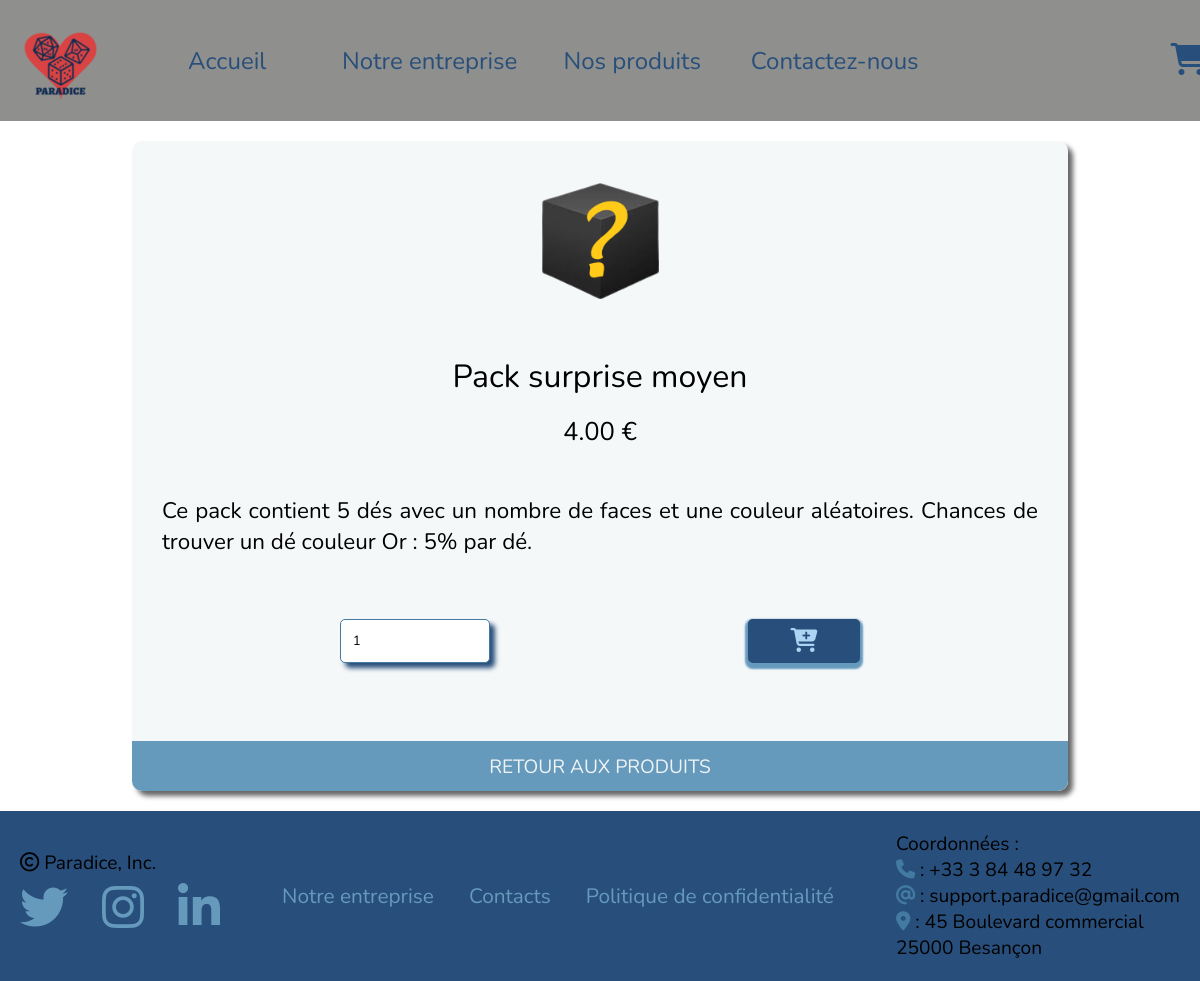
The page /details.php?id=905 on the database its author committed.
### tables this page shows
CREATE TABLE `produit` (
  `id_prod` int(11) NOT NULL,
  `nom_prod` varchar(40) NOT NULL,
  `prix_prod` decimal(5,2) NOT NULL,
  `id_univers` int(11) NOT NULL,
  `description` varchar(250) NOT NULL,
  `lib_photo` varchar(60) NOT NULL
);

### src/modele/produit-db.php (called while the page is built, shortened)
<?php
function selectProductById (int $id) : array {
    $connexion = createConnection();
    $requeteSQL = "SELECT * FROM produit WHERE id_prod = :id";
    $requete = $connexion->prepare($requeteSQL);
    $requete->bindValue(":id",$id);
    $requete->execute();
    $produit = $requete->fetch(PDO::FETCH_ASSOC);
    return $produit;
}

### details.php (the view, shortened to what this page needs)
<?php
    require_once "src/modele/produit-db.php";
    $id = null;
    $couleurNull = null;
    $erreurURL = null;
    $erreurs = [];
    if (!empty($_GET['id'])) {
        $id = $_GET['id'];
    } else {
        $erreurURL = "URL demandée non valide";
    }
    $deChoisi = selectProductById($id);
    $couleurs = selectAllColorsIdFromProductId($id);
?>
<!doctype html>
<html lang="fr">
<head>
    <link rel="stylesheet" href="style.css">
    <link rel="stylesheet" href="https://cdnjs.cloudflare.com/ajax/libs/font-awesome/6.2.1/css/all.min.css"
 />
</head>
<body>
<div class="container">
    <div class="nav">
        <img src="images/Logo.png" alt="Logo">
        <ul>
            <li><a href="index.php">Accueil</a></li>
            <li><a href="entreprise.php">Notre entreprise</a></li>
            <li><a href="produits.php">Nos produits</a></li>
            <li><a href="contacts.php">Contactez-nous</a></li>
        </ul>
        <a href="panier.php" class="bouton-panier"><i class="fa-solid fa-cart-shopping"></i></a>
    </div>
    <div class="content2">
        <?php if (isset($erreurURL)) { ?>
            <div class="erreur">Erreur : <?= $erreurURL?></div>
        <?php } else { ?>
            <div class="carte-detail">
                <img src="images/<?= $deChoisi["lib_photo"]?>" alt="Photo de dé à 20 faces" class="image4">
                <div class="nom-article2">
                    <div><?= $deChoisi["nom_prod"]?></div>
                </div>
                <div class="prix-achat2">
                    <div><?= $deChoisi["prix_prod"]?> €</div>
                </div>
                <div class="description-rapide2">
                    <div><?= $deChoisi["description"]?></div>
                </div>
                <?php if ($id < 900) { ?>
                <form method="post" class="choix-couleur">
                    <select name="couleur" id="couleur">
                        <option value="" disabled selected>Choisissez une couleur</option>
                        <?php foreach ($couleurs as $couleur) { ?>
                        <option value="<?= $couleur["id_couleur"] ?>"
                            <?php if (isset($_POST["couleur"]) && $_POST["couleur"] == $couleur["id_couleur"]) {?> selected <?php }?>>
                            <?= selectColorById($couleur["id_couleur"])["nom_couleur"]." - Stock : ".selectQuantityFromAllIds($id,$couleur["id_couleur"])["qte_stock"] ?></option>
                        <?php } ?>
                    </select>
                    <input type="submit" value="Choisir" name="couleur-choix">
                </form>
                <?php if (isset($erreurs["couleur"])) {?>
                    <p class="erreur-validation"><?= $erreurs["couleur"] ?></p>
                <?php } ?>
                <form method="post" class="choix-produit">
                    <input type="hidden" name="couleur2" value="<?php if (isset($_POST["couleur"])) { echo $_POST["couleur"]; } else { echo $couleurNull; }?>">
                    <input type="number" name="quantite" value="1">
                    <?php if (isset($_POST["couleur"])) {?>
                        <button type="submit" name="ajout-panier"><i class="fa-solid fa-cart-plus"></i></button>
                    <?php } else { ?>
                        <div class="erreur-val">Choisissez une couleur !</div>
                    <?php } ?>
                </form>
                <?php } else { ?>
                <form method="post" class="choix-pack">
                    <input type="number" name="quantite" value="1">
                    <button type="submit" name="ajout-panier"><i class="fa-solid fa-cart-plus"></i></button>
                </form>
                <?php } ?>
                <a href="produits.php" class="bouton-retour">Retour aux produits</a>
            </div>
        <?php } ?>
    </div>
    <footer class="footer">
        <div>
            <div><i class="fa-regular fa-copyright"></i> Paradice, Inc.</div>
            <div class="contacts">
                <a href="https://www.twitter.com/" target="_blank"><i class="fa-brands fa-twitter"></i></a>
                <a href="https://www.instagram.com/" target="_blank"><i class="fa-brands fa-instagram"></i></a>
                <a href="https://www.linkedin.com/" target="_blank"><i class="fa-brands fa-linkedin-in"></i></a>
            </div>
        </div>
        <div class="liens">
            <a href="entreprise.php">Notre entreprise</a>
            <a href="contacts.php">Contacts</a>
            <a href="Mentions%20légales%20et%20politique%20de%20confidentialité.pdf">Politique de confidentialité</a>
        </div>
        <div class="infos">
            <div>Coordonnées :</div>
            <div><i class="fa-solid fa-phone"></i> : +33 3 84 48 97 32</div>
            <div><i class="fa-solid fa-at"></i> : support.paradice@gmail.com</div>
            <div><i class="fa-solid fa-location-dot"></i> : 45 Boulevard commercial</div>
            <div>25000 Besançon</div>
        </div>
    </footer>
</div>
</body>
</html>

### style.css (style rules this page uses)
* { margin: 0; padding: 0; box-sizing: border-box; }
.container { height: 100vh; margin: 0 auto; display: grid; grid-template-rows: auto 1fr auto; grid-template-areas: "nav" "content" "footer"; }
.container > * { padding: 20px; font-size: 1.2rem; font-family: 'Nunito', cursive; }
.nav { grid-area: nav; background-color: #8F908D; display: grid; grid-template-columns: 81px repeat(auto-fit, minmax(100px, 1fr)); grid-gap: 30px; align-items: center; text-align: center; }
.nav > ul { width: 800px; display: grid; grid-template-columns: repeat(auto-fit, minmax(100px, 1fr)); grid-gap: 10px; align-items: center; list-style: none; font-size: 1.5rem; }
li > a { text-decoration: none; color: #284E7B; transition: all 500ms; }
.content2 { width: 90%; display: flex; flex-direction: column; margin: 0 auto; }
.content2 > * { margin-bottom: 40px; }
form { width: 80%; margin: 10px auto; display: grid; grid-template-columns: repeat(2, 40%); grid-column-gap: 30px; }
form > * { margin-bottom: 10px; margin-top: 10px; }
form > input, select { display: block; width: 100%; padding: 12px; border: 1px solid #427AA1; border-radius: 5px; font-family: 'Nunito', cursive; box-shadow: 5px 5px 5px #284E7B; }
.carte-detail { display: grid; height: 650px; width: 90%; margin: 0 auto; grid-template-columns: repeat(2, 1fr); grid-template-rows: 200px 40px 40px 120px 80px 30px 50px; border-radius: 10px; grid-row-gap: 15px; box-shadow: 5px 5px 5px #676767; background-color: rgba(239, 243, 245, 60%); }
.image4 { grid-row: 1 / 2; grid-column: 1 / 3; justify-self: center; height: 200px; border-radius: 10px 10px 0 0; margin: 0; padding: 10px; }
.nom-article2 { grid-row: 2 / 3; grid-column: 1 / 3; justify-self: center; align-self: center; font-size: 2rem; }
.prix-achat2 { grid-row: 3 / 4; grid-column: 1 / 3; justify-self: center; align-self: center; font-size: 1.6rem; }
.description-rapide2 { grid-row: 4 / 5; grid-column: 1 / 3; font-size: 1.4rem; justify-self: center; align-self: center; padding: 0 30px; text-align: justify; }
.choix-produit button, .choix-pack button { background: #284E7B; color: #ADD4F3; font-weight: bold; border: none; border-radius: 5px; font-size: 1.5rem; cursor: pointer; transition: all 700ms; font-family: 'Nunito', cursive; box-shadow: 0 3px 2px 3px #659ABD; }
.bouton-retour { grid-row: 7 / 8; grid-column: 1 / 3; background-color: #659ABD; text-decoration: none; color: #EFF3F5; text-align: center; padding: 13px; text-transform: uppercase; border-radius: 0 0 10px 10px; transition: all 700ms; }
.footer { grid-area: footer; background-color: #284E7B; display: flex; justify-content: space-between; align-items: center; }
.infos * { text-align: left; }
.infos i { color: #427AA1; }
.contacts { width: 200px; display: flex; justify-content: space-between; }
.contacts a { font-size: 3rem; color: #659ABD; transition: all 500ms; }
.liens a { text-decoration: none; color: #659ABD; margin-right: 15px; margin-left: 15px; font-size: 1.3rem; transition: all 500ms; }
.bouton-panier { font-size: 2rem; margin-left: 500px; color: #284E7B; transition: all 700ms; }
.choix-pack { grid-row: 5 / 6; grid-column: 1 / 3; display: flex; align-self: center; justify-content: space-around; justify-self: center; }
.choix-pack input[type=number] { width: 20%; }
.choix-pack button { width: 15%; }

### rows shown on the page
produit: lib_photo (picture), nom_prod "Pack surprise moyen", prix_prod "4.00", description "Ce pack contient 5 dés avec un nombre de faces et une couleur aléatoires. Chances de trouver un dé couleur Or : 5% par dé."
